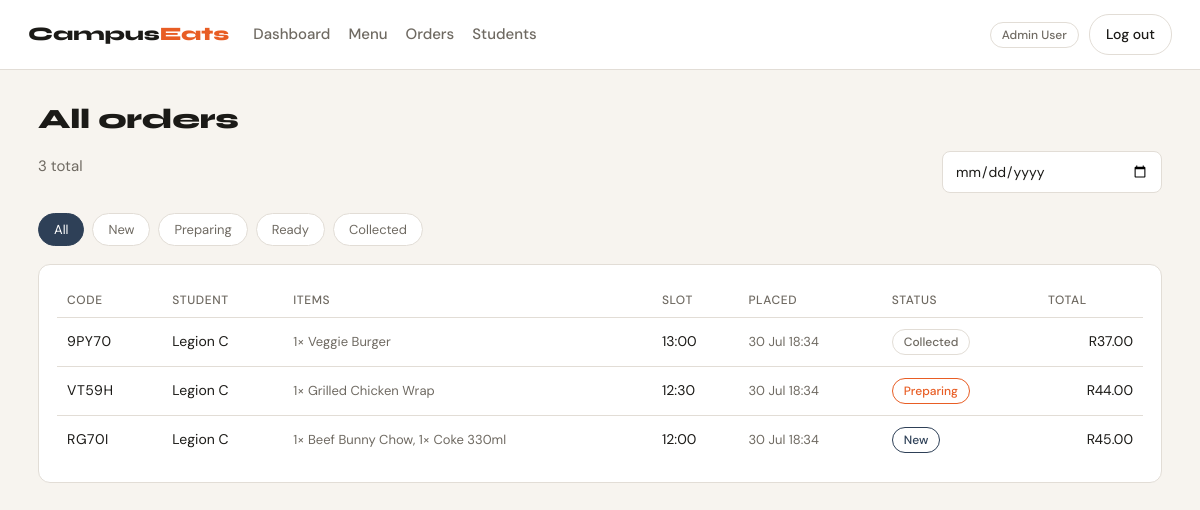
/admin/orders (signed in), run on an earlier commit of the app's database.
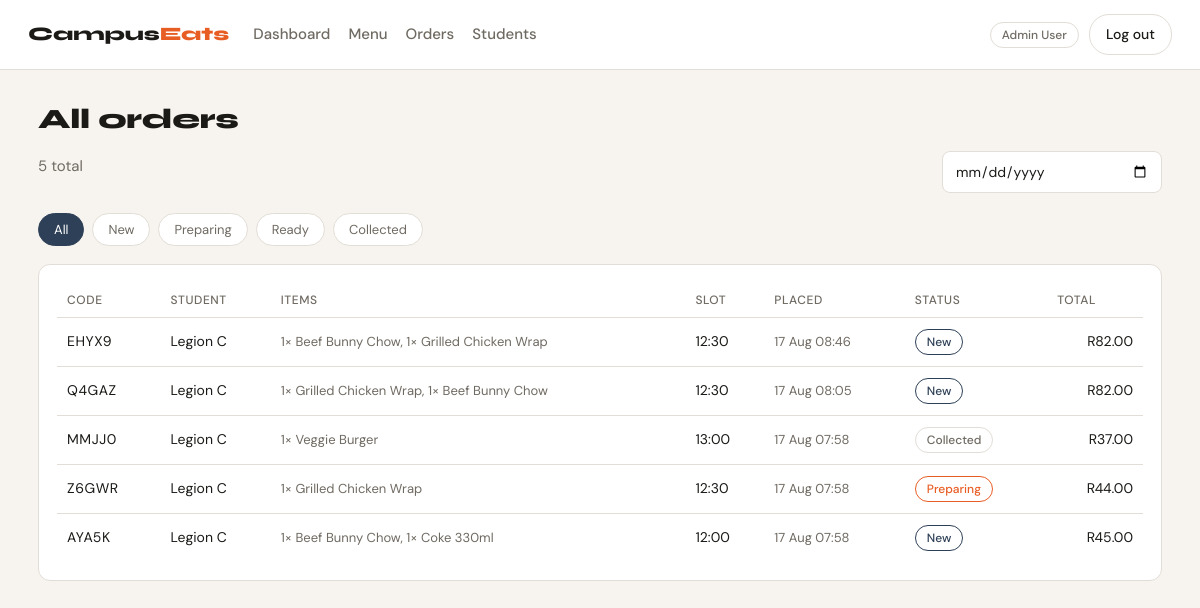
And on a later commit of the database.
### models.py (models this page shows, shortened)
class Order(db.Model):
    __tablename__ = 'orders'
    id = db.Column(db.Integer, primary_key=True)
    user_id = db.Column(db.Integer, db.ForeignKey('users.id'), nullable=False)
    promo_id = db.Column(db.Integer, db.ForeignKey('promotions.id'), nullable=True)
    status = db.Column(db.String, nullable=False, default='new') # 'new', 'preparing', 'ready', 'collected'
    pickup_slot = db.Column(db.String, nullable=False)
    subtotal = db.Column(db.Float, nullable=False)
    service_fee = db.Column(db.Float, default=2.0)
    total = db.Column(db.Float, nullable=False)
    pickup_code = db.Column(db.String, unique=True, nullable=False)
    created_at = db.Column(db.DateTime, default=datetime.utcnow)
    items = relationship('OrderItem', backref='order', cascade='all, delete-orphan', lazy=True)
    loyalty_record = relationship('LoyaltyPoints', backref='order', uselist=False, lazy=True)

class User(db.Model):
    __tablename__ = 'users'
    id = db.Column(db.Integer, primary_key=True)
    student_number = db.Column(db.String, nullable=True)
    name = db.Column(db.String, nullable=False)
    email = db.Column(db.String, unique=True, nullable=False)
    password_hash = db.Column(db.String, nullable=False)
    role = db.Column(db.String, nullable=False, default='student') # 'student', 'staff', 'admin'
    is_active = db.Column(db.Boolean, default=True)
    created_at = db.Column(db.DateTime, default=datetime.utcnow)
    orders = relationship('Order', backref='user', lazy=True)
    loyalty_records = relationship('LoyaltyPoints', backref='user', lazy=True)

class OrderItem(db.Model):
    __tablename__ = 'order_items'
    id = db.Column(db.Integer, primary_key=True)
    order_id = db.Column(db.Integer, db.ForeignKey('orders.id'), nullable=False)
    menu_item_id = db.Column(db.Integer, db.ForeignKey('menu_items.id'), nullable=False)
    quantity = db.Column(db.Integer, nullable=False)
    unit_price = db.Column(db.Float, nullable=False)
    menu_item = relationship('MenuItem')
    menu_item = relationship('MenuItem', backref=backref('order_items', lazy=True))

class MenuItem(db.Model):
    __tablename__ = 'menu_items'
    id = db.Column(db.Integer, primary_key=True)
    name = db.Column(db.String, nullable=False)
    description = db.Column(db.String, nullable=True)
    price = db.Column(db.Float, nullable=False)
    category = db.Column(db.String, nullable=False) # 'mains', 'snacks', 'drinks', 'breakfast'
    emoji = db.Column(db.String, nullable=True)
    dietary = db.Column(db.String, nullable=False, default='none') # 'none', 'vegetarian', 'halal', 'vegan'
    is_available = db.Column(db.Boolean, default=True)
    created_at = db.Column(db.DateTime, default=datetime.utcnow)

### routes/admin.py (the view)
@admin_bp.route('/admin/orders')
@login_required
@role_required('admin')
def orders():
    orders = Order.query.order_by(Order.created_at.desc()).all()
    return render_template('admin/orders.html', orders=orders)

### utils.py (called while the page is built)
def login_required(i):
    @functools.wraps(i)
    def decorated_function(*args, **kwargs):
        if 'user_id' not in session:
            return redirect(url_for('auth.login'))
        else:
            return i(*args, **kwargs)
    return decorated_function

def role_required(*roles):
    def decorator(i):
        @functools.wraps(i)
        def decorated_function(*args, **kwargs):
            if session['role'] not in roles :
                return redirect(url_for('auth.login'))
            else:
                return i(*args, **kwargs)
        return decorated_function
    return decorator

### templates/admin/orders.html (shortened to what this page needs)
{% extends "base.html" %}
{% block content %}
<header class="section-head">
  <div>
    <h1 class="h-display">All orders</h1>
    <p class="muted">{{ orders|length }} total</p>
  </div>
  <input type="date" id="order-date-filter" class="search">
</header>
<div class="tabs" id="order-status-tabs">
  <button class="tab is-active" data-status="all">All</button>
  <button class="tab" data-status="new">New</button>
  <button class="tab" data-status="preparing">Preparing</button>
  <button class="tab" data-status="ready">Ready</button>
  <button class="tab" data-status="collected">Collected</button>
</div>
<section class="card">
  <table class="table" id="orders-table">
    <thead>
      <tr><th>Code</th><th>Student</th><th>Items</th><th>Slot</th><th>Placed</th><th>Status</th><th class="right">Total</th></tr>
    </thead>
    <tbody>
      {% for order in orders %}
      <tr data-status="{{ order.status }}" data-date="{{ order.created_at.strftime('%Y-%m-%d') }}">
        <td class="mono">{{ order.pickup_code }}</td>
        <td>{{ order.user.name if order.user else '—' }}</td>
        <td class="muted small">
          {% for item in order.items %}{{ item.quantity }}× {{ item.menu_item.name }}{% if not loop.last %}, {% endif %}{% endfor %}
        </td>
        <td>{{ order.pickup_slot }}</td>
        <td class="muted small">{{ order.created_at.strftime('%d %b %H:%M') }}</td>
        <td><span class="pill pill-{{ order.status }}">{{ order.status }}</span></td>
        <td class="right">R{{ '%.2f'|format(order.total) }}</td>
      </tr>
      {% else %}
      <tr><td colspan="7" class="muted">No orders yet.</td></tr>
      {% endfor %}
    </tbody>
  </table>
</section>
{% endblock %}

What changed in the data, as far as the page shows it:
removed Order: pickup_code "9PY70", user "Legion C", pickup_slot "13:00", created_at "30 Jul 18:34", status "Collected", total "37.00", OrderItem (quantity "1", menu_item.name "Veggie Burger")
removed Order: pickup_code "VT59H", user "Legion C", pickup_slot "12:30", created_at "30 Jul 18:34", status "Preparing", total "44.00", OrderItem (quantity "1", menu_item.name "Grilled Chicken Wrap")
removed Order: pickup_code "RG70I", user "Legion C", pickup_slot "12:00", created_at "30 Jul 18:34", status "New", total "45.00", OrderItem (quantity "1", menu_item.name "Beef Bunny Chow"), OrderItem (quantity "1", menu_item.name "Coke 330ml")
added Order: pickup_code "EHYX9", user "Legion C", pickup_slot "12:30", created_at "17 Aug 08:46", status "New", total "82.00"
added OrderItem: quantity "1", menu_item.name "Beef Bunny Chow", shown under "EHYX9"
added OrderItem: quantity "1", menu_item.name "Grilled Chicken Wrap", shown under "EHYX9"
added Order: pickup_code "Q4GAZ", user "Legion C", pickup_slot "12:30", created_at "17 Aug 08:05", status "New", total "82.00"
added OrderItem: quantity "1", menu_item.name "Grilled Chicken Wrap", shown under "Q4GAZ"
added OrderItem: quantity "1", menu_item.name "Beef Bunny Chow", shown under "Q4GAZ"
added Order: pickup_code "MMJJ0", user "Legion C", pickup_slot "13:00", created_at "17 Aug 07:58", status "Collected", total "37.00", OrderItem (quantity "1", menu_item.name "Veggie Burger")
added Order: pickup_code "Z6GWR", user "Legion C", pickup_slot "12:30", created_at "17 Aug 07:58", status "Preparing", total "44.00", OrderItem (quantity "1", menu_item.name "Grilled Chicken Wrap")
added Order: pickup_code "AYA5K", user "Legion C", pickup_slot "12:00", created_at "17 Aug 07:58", status "New", total "45.00", OrderItem (quantity "1", menu_item.name "Beef Bunny Chow"), OrderItem (quantity "1", menu_item.name "Coke 330ml")
Also different on the page:
{{ orders|length }}: "3" → "5"
